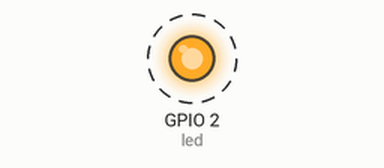
A program run on a simulated ESP32 board running MicroPython. On the bench: output pins drawn as LEDs (lit = HIGH). Dashed ring = blinking.

Above: at 0.5 s.
Timing chart, 0 to 4.6 s (numbered marks = the images above):
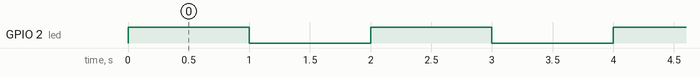

The program:

blink.py
```python
"""Minimal LED blink demo for ESP32 -- toggles the on-board LED once per second.

Pick the LED_OUTPUT value matching your board (see the commented options below).
"""

import machine
import time

LED_OUTPUT = 2 # ESP32
#LED_OUTPUT = 8 # ESP32-C3
#LED_OUTPUT = 48 # ESP32-S3

led = machine.Pin(LED_OUTPUT, machine.Pin.OUT)

while True:
    led.value(1)
    time.sleep(1)
    led.value(0)
    time.sleep(1)
```

Measured:
- by itself, GPIO 2 (led): alternates HIGH for 1.0 s and LOW for 1.0 s
